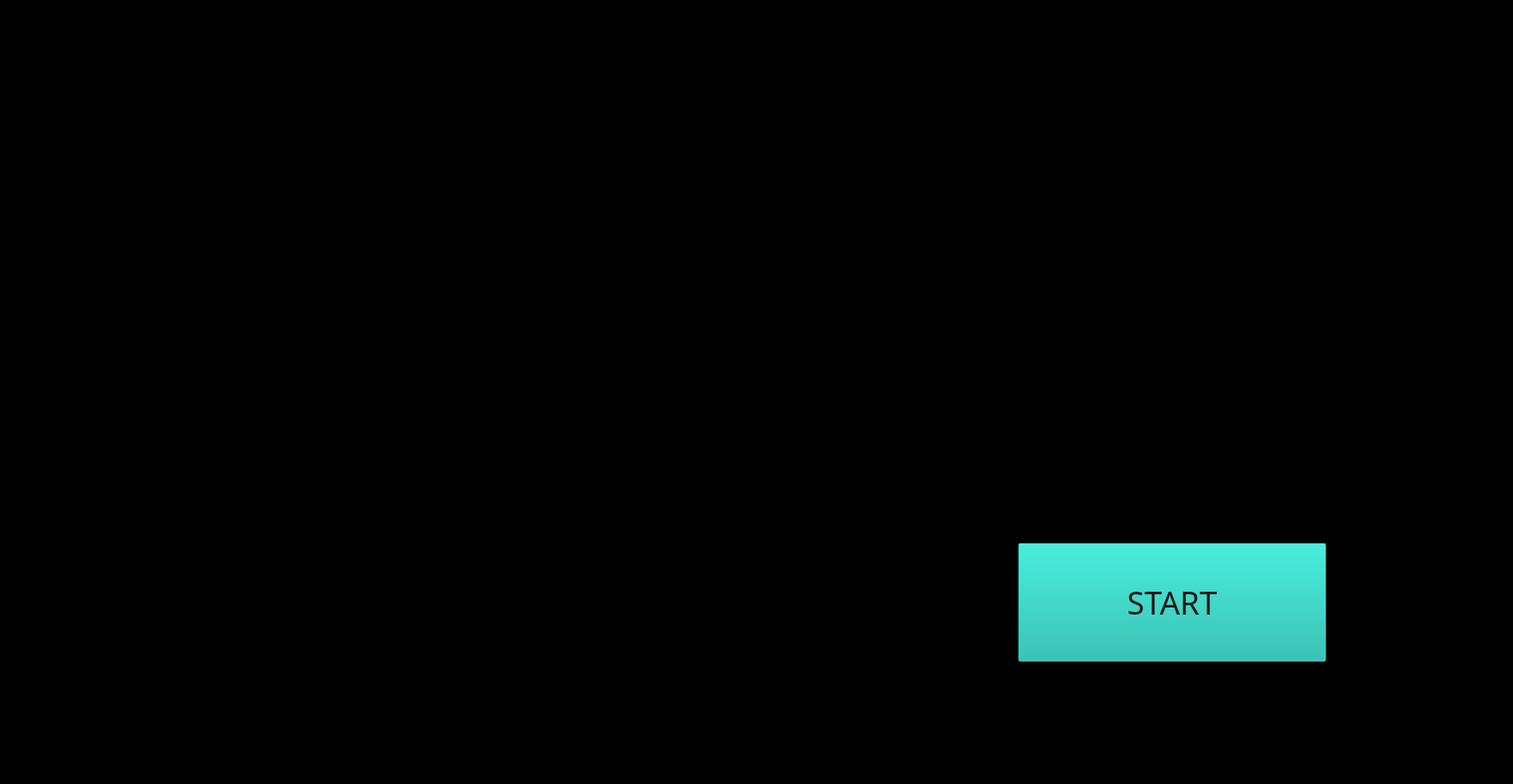
<?xml version="1.0" encoding="UTF-8"?>
<ui version="4.0">
 <class>MainWindow</class>
 <widget class="QMainWindow" name="MainWindow">
  <property name="geometry">
   <rect>
    <x>0</x>
    <y>0</y>
    <width>1920</width>
    <height>995</height>
   </rect>
  </property>
  <property name="minimumSize">
   <size>
    <width>1920</width>
    <height>995</height>
   </size>
  </property>
  <property name="maximumSize">
   <size>
    <width>1920</width>
    <height>995</height>
   </size>
  </property>
  <property name="baseSize">
   <size>
    <width>800</width>
    <height>599</height>
   </size>
  </property>
  <property name="windowTitle">
   <string>Drops Detector</string>
  </property>
  <property name="styleSheet">
   <string notr="true">background-color: rgb(0, 0, 0);</string>
  </property>
  <widget class="QWidget" name="centralwidget">
   <property name="minimumSize">
    <size>
     <width>800</width>
     <height>499</height>
    </size>
   </property>
   <property name="styleSheet">
    <string notr="true"/>
   </property>
   <widget class="QLabel" name="label_3">
    <property name="geometry">
     <rect>
      <x>11</x>
      <y>11</y>
      <width>55</width>
      <height>30</height>
     </rect>
    </property>
    <property name="minimumSize">
     <size>
      <width>0</width>
      <height>30</height>
     </size>
    </property>
    <property name="text">
     <string>TextLabel</string>
    </property>
   </widget>
   <widget class="QLabel" name="label_2">
    <property name="geometry">
     <rect>
      <x>0</x>
      <y>80</y>
      <width>1920</width>
      <height>821</height>
     </rect>
    </property>
    <property name="minimumSize">
     <size>
      <width>0</width>
      <height>30</height>
     </size>
    </property>
    <property name="text">
     <string/>
    </property>
    <property name="alignment">
     <set>Qt::AlignCenter</set>
    </property>
   </widget>
   <widget class="QPushButton" name="start_btn">
    <property name="enabled">
     <bool>true</bool>
    </property>
    <property name="geometry">
     <rect>
      <x>1292</x>
      <y>689</y>
      <width>391</width>
      <height>151</height>
     </rect>
    </property>
    <property name="minimumSize">
     <size>
      <width>50</width>
      <height>130</height>
     </size>
    </property>
    <property name="font">
     <font>
      <family>Tw Cen MT</family>
      <pointsize>30</pointsize>
      <weight>50</weight>
      <italic>false</italic>
      <bold>false</bold>
     </font>
    </property>
    <property name="autoFillBackground">
     <bool>false</bool>
    </property>
    <property name="styleSheet">
     <string notr="true">background-color: rgb(13, 183, 168);

color: rgb(255, 255, 255);
color: rgb(27, 27, 27);
font: 30pt &quot;Tw Cen MT&quot;;</string>
    </property>
    <property name="text">
     <string>START</string>
    </property>
   </widget>
   <widget class="QLabel" name="label">
    <property name="geometry">
     <rect>
      <x>-60</x>
      <y>210</y>
      <width>2081</width>
      <height>351</height>
     </rect>
    </property>
    <property name="sizePolicy">
     <sizepolicy hsizetype="Expanding" vsizetype="Expanding">
      <horstretch>0</horstretch>
      <verstretch>0</verstretch>
     </sizepolicy>
    </property>
    <property name="minimumSize">
     <size>
      <width>0</width>
      <height>0</height>
     </size>
    </property>
    <property name="maximumSize">
     <size>
      <width>16777215</width>
      <height>16777215</height>
     </size>
    </property>
    <property name="tabletTracking">
     <bool>true</bool>
    </property>
    <property name="autoFillBackground">
     <bool>false</bool>
    </property>
    <property name="styleSheet">
     <string notr="true"/>
    </property>
    <property name="text">
     <string>&lt;html&gt;&lt;head/&gt;&lt;body&gt;&lt;p&gt;&lt;img src=&quot;:/newPrefix/logobig.png&quot;/&gt;&lt;/p&gt;&lt;/body&gt;&lt;/html&gt;</string>
    </property>
    <property name="scaledContents">
     <bool>false</bool>
    </property>
    <property name="alignment">
     <set>Qt::AlignCenter</set>
    </property>
   </widget>
   <widget class="QLabel" name="label_4">
    <property name="geometry">
     <rect>
      <x>11</x>
      <y>954</y>
      <width>55</width>
      <height>30</height>
     </rect>
    </property>
    <property name="minimumSize">
     <size>
      <width>0</width>
      <height>30</height>
     </size>
    </property>
    <property name="text">
     <string>TextLabel</string>
    </property>
   </widget>
  </widget>
 </widget>
 <resources>
  <include location="new.qrc"/>
 </resources>
 <connections/>
</ui>
